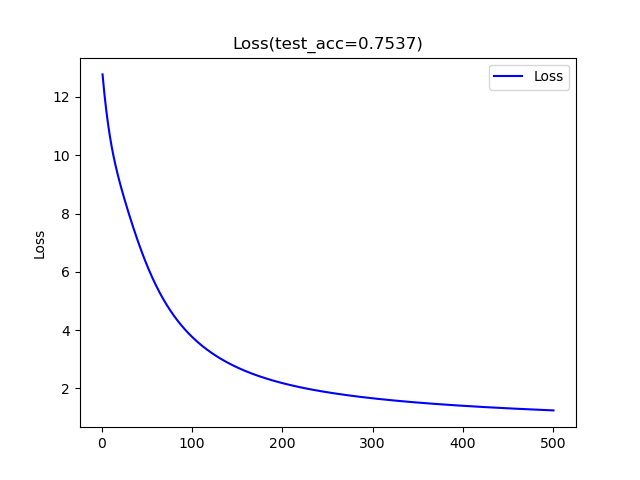

This figure's Python source:

import numpy as np
import time
from tqdm import tqdm
from matplotlib import pyplot as plt

def load_data(filename):
    with open(filename, 'rb') as f:
        magic = int.from_bytes(f.read(4), byteorder='big')
        assert magic == 2051, 'Invalid magic number ' + str(magic)
        num_images = int.from_bytes(f.read(4), byteorder='big')
        num_rows = int.from_bytes(f.read(4), byteorder='big')
        num_cols = int.from_bytes(f.read(4), byteorder='big')
        data = np.frombuffer(f.read(), dtype=np.uint8).reshape(num_images, num_rows, num_cols)
        return data


def load_label(filename):
    with open(filename, 'rb') as f:
        magic = int.from_bytes(f.read(4), byteorder='big')
        assert magic == 2049, 'Invalid magic number ' + str(magic)
        num_labels = int.from_bytes(f.read(4), byteorder='big')
        labels = np.frombuffer(f.read(), dtype=np.uint8)
    return labels


train_data_path = '../data/train_data'
train_label_path = '../data/train_label'
test_data_path = '../data/test_data'
test_label_path = '../data/test_label'
train_data = load_data(train_data_path)
train_label = load_label(train_label_path)
test_data = load_data(test_data_path)
test_label = load_label(test_label_path)


train_data = train_data.reshape(train_data.shape[0], -1) / 255.0  # (60000, 784)
test_data = test_data.reshape(test_data.shape[0], -1) / 255.0
num_classes = 10
train_label_one_hot = np.eye(num_classes)[train_label]  # (60000, 10)
test_label_one_hot = np.eye(num_classes)[test_label]


class MLP:
    def __init__(self, input_size, output_size):
        self.input_size = input_size
        self.output_size = output_size
        self.W = np.random.randn(input_size, output_size)
        self.b = np.zeros(output_size)
        self.loss = []

    def softmax(self, x):
        x = x - np.max(x, axis=-1, keepdims=True)
        return np.exp(x) / np.sum(np.exp(x), axis=-1, keepdims=True)

    def cross_entropy(self, y_pred, y_true):
        return np.mean(-np.sum(y_true * np.log(y_pred + 1e-8), axis=-1))

    def relu(self, x):
        return np.maximum(0, x)

    def train(self, X, y, epoch=100, lr=0.2):
        for e in tqdm(range(epoch)):
            y_pred = self.softmax(X @ self.W + self.b)
            loss = self.cross_entropy(y_pred, y)
            self.loss.append(loss)
            dy = y_pred - y
            dW = X.T @ dy / X.shape[0]
            db = np.sum(dy, axis=0) / X.shape[0]
            self.W -= lr * dW
            self.b -= lr * db

    def test(self, X, y):
        y_pred = X @ self.W + self.b
        y_pred = self.softmax(y_pred)
        acc = np.mean(np.argmax(y_pred, axis=-1) == np.argmax(y, axis=-1))
        return acc

    def plot_loss(self, fig_name, acc):
        xs = range(1, len(self.loss) + 1)
        plt.plot(xs, self.loss, 'b', label='Loss')
        plt.title(f'Loss(test_acc={acc:.4f})')
        plt.xlabel('')
        plt.ylabel('Loss')
        plt.legend()
        plt.savefig(fig_name)


model = MLP(784, 10)
model.train(train_data, train_label_one_hot, epoch=500, lr=0.1)
model.plot_loss('-1.png', model.test(test_data, test_label_one_hot))
